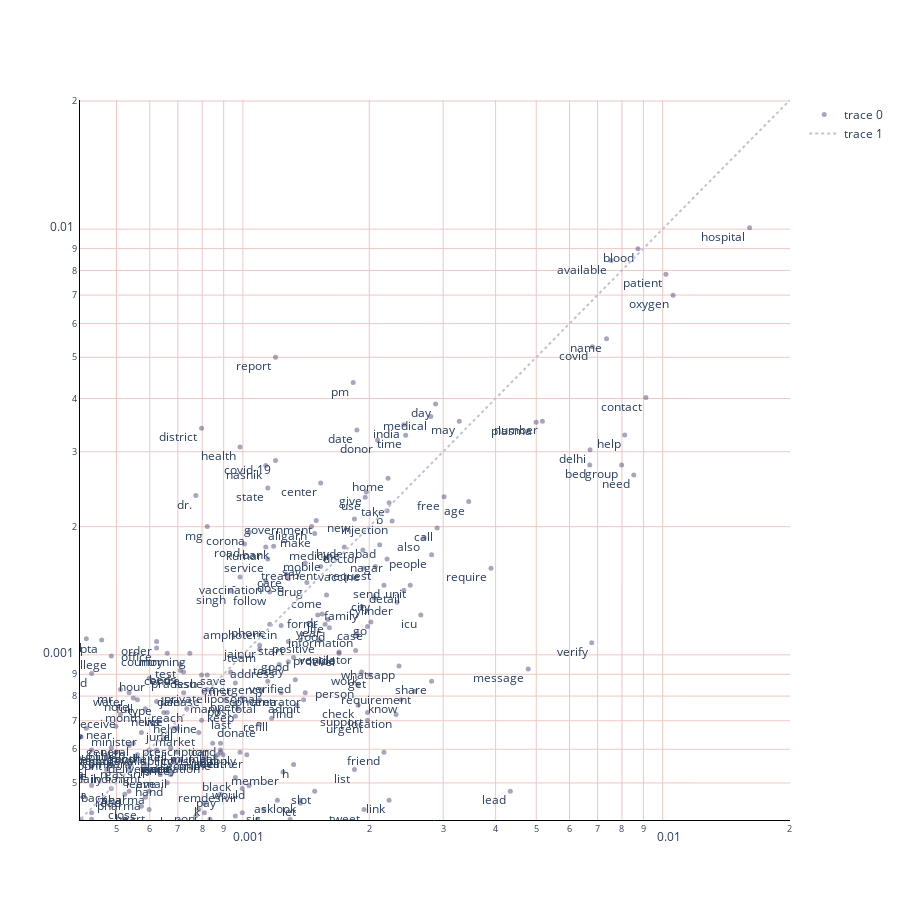

The cell this chart's notebook holds for it:
### Code cell
import plotly.graph_objects as go
import plotly.express as px

fig = go.Figure()

fig.add_trace(
    go.Scatter(x=result_clean["WA_proportion"], y=result_clean["img_proportion"],
              mode="markers+text",text=result_clean["word"],
              textposition='bottom left',
              marker=dict(
                    color='#514E80',
                    size=5,
                    opacity=0.5,)
              )
)

ax_arr = np.arange(0, 1.0375284158)
fig.add_trace(go.Scatter(
        x=ax_arr,
        y=ax_arr,
        mode="lines",
        line=dict(color="#c2c2d6", 
                 dash='dot')
        )
)


fig.update_xaxes(type="log", range=[-3.3880341096413864, -1.6965818195541233],
                 showgrid=True,linecolor='black',gridcolor='#EDC9C4')
fig.update_yaxes(type="log", range=[-3.3880341096413864, -1.6965818195541233],
                 showgrid=True,linecolor='black',gridcolor='#EDC9C4')


fig.update_layout(
    plot_bgcolor="white",
    autosize=False,
    width=900,
    height=900
)

fig.show()

### Figure 1 — Plotly figure (JSON) as saved in the notebook; plotly's stock layout.template omitted (floating-point values rounded to 4 significant figures; data arrays with more than 128 entries replaced by an {"elided": "..."} marker saying what was removed)
{"data": [{"marker": {"color": "#514E80", "opacity": 0.5, "size": 5}, "mode": "markers+text", "text": {"elided": "242 str values"}, "textposition": "bottom left", "type": "scatter", "x": {"elided": "242 float values"}, "y": {"elided": "242 float values"}}, {"line": {"color": "#c2c2d6", "dash": "dot"}, "mode": "lines", "type": "scatter", "x": [0, 1], "y": [0, 1]}], "layout": {"autosize": false, "height": 900, "plot_bgcolor": "white", "width": 900, "xaxis": {"gridcolor": "#EDC9C4", "linecolor": "black", "range": [-3.388, -1.697], "showgrid": true, "type": "log"}, "yaxis": {"gridcolor": "#EDC9C4", "linecolor": "black", "range": [-3.388, -1.697], "showgrid": true, "type": "log"}}}
